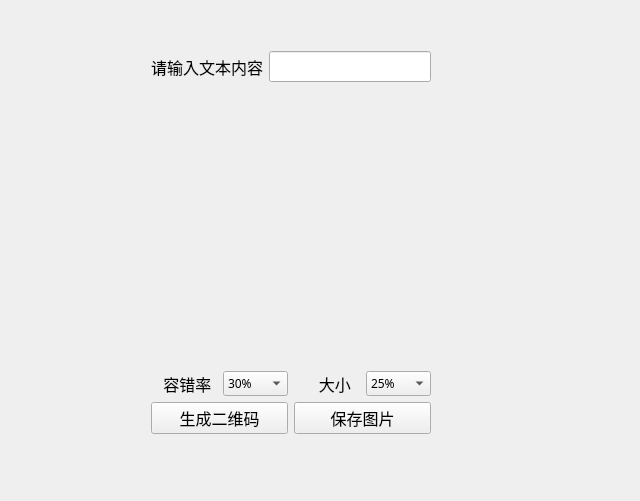
<?xml version="1.0" encoding="UTF-8"?>
<ui version="4.0">
 <class>Widget</class>
 <widget class="QWidget" name="Widget">
  <property name="geometry">
   <rect>
    <x>0</x>
    <y>0</y>
    <width>640</width>
    <height>501</height>
   </rect>
  </property>
  <property name="windowTitle">
   <string>Widget</string>
  </property>
  <widget class="QWidget" name="layoutWidget">
   <property name="geometry">
    <rect>
     <x>140</x>
     <y>40</y>
     <width>302</width>
     <height>405</height>
    </rect>
   </property>
   <layout class="QVBoxLayout" name="verticalLayout">
    <item>
     <layout class="QHBoxLayout" name="horizontalLayout">
      <item>
       <widget class="QLabel" name="showLabel">
        <property name="font">
         <font>
          <family>微软雅黑</family>
          <pointsize>12</pointsize>
         </font>
        </property>
        <property name="text">
         <string>请输入文本内容</string>
        </property>
       </widget>
      </item>
      <item>
       <widget class="QLineEdit" name="textEdit">
        <property name="font">
         <font>
          <family>微软雅黑</family>
          <pointsize>12</pointsize>
         </font>
        </property>
       </widget>
      </item>
     </layout>
    </item>
    <item>
     <widget class="QLabel" name="qrLabel">
      <property name="minimumSize">
       <size>
        <width>300</width>
        <height>300</height>
       </size>
      </property>
      <property name="font">
       <font>
        <pointsize>12</pointsize>
       </font>
      </property>
      <property name="text">
       <string/>
      </property>
     </widget>
    </item>
    <item>
     <layout class="QHBoxLayout" name="horizontalLayout_3">
      <item>
       <widget class="QLabel" name="rateLabel">
        <property name="font">
         <font>
          <family>微软雅黑</family>
          <pointsize>12</pointsize>
         </font>
        </property>
        <property name="text">
         <string>   容错率</string>
        </property>
       </widget>
      </item>
      <item>
       <widget class="QComboBox" name="rateComBox">
        <property name="font">
         <font>
          <family>微软雅黑</family>
         </font>
        </property>
        <item>
         <property name="text">
          <string>30%</string>
         </property>
        </item>
        <item>
         <property name="text">
          <string>50%</string>
         </property>
        </item>
        <item>
         <property name="text">
          <string>70%</string>
         </property>
        </item>
       </widget>
      </item>
      <item>
       <widget class="QLabel" name="sizeLabel">
        <property name="font">
         <font>
          <family>微软雅黑</family>
          <pointsize>12</pointsize>
         </font>
        </property>
        <property name="text">
         <string>      大小</string>
        </property>
       </widget>
      </item>
      <item>
       <widget class="QComboBox" name="sizeComBox">
        <property name="font">
         <font>
          <family>微软雅黑</family>
         </font>
        </property>
        <item>
         <property name="text">
          <string>25%</string>
         </property>
        </item>
        <item>
         <property name="text">
          <string>50%</string>
         </property>
        </item>
        <item>
         <property name="text">
          <string>75%</string>
         </property>
        </item>
        <item>
         <property name="text">
          <string>100%</string>
         </property>
        </item>
       </widget>
      </item>
     </layout>
    </item>
    <item>
     <layout class="QHBoxLayout" name="horizontalLayout_2">
      <item>
       <widget class="QPushButton" name="genBtn">
        <property name="font">
         <font>
          <family>微软雅黑</family>
          <pointsize>12</pointsize>
         </font>
        </property>
        <property name="text">
         <string>生成二维码</string>
        </property>
       </widget>
      </item>
      <item>
       <widget class="QPushButton" name="saveBtn">
        <property name="font">
         <font>
          <family>微软雅黑</family>
          <pointsize>12</pointsize>
         </font>
        </property>
        <property name="text">
         <string>保存图片</string>
        </property>
       </widget>
      </item>
     </layout>
    </item>
   </layout>
  </widget>
 </widget>
 <layoutdefault spacing="6" margin="11"/>
 <resources/>
 <connections/>
</ui>
